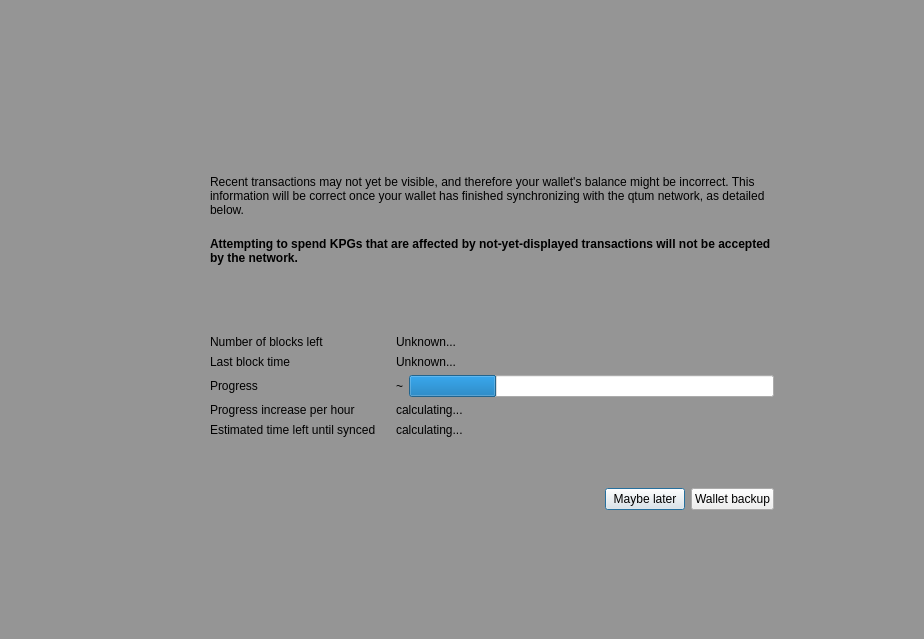
<?xml version="1.0" encoding="UTF-8"?>
<ui version="4.0">
 <class>ModalOverlay</class>
 <widget class="ModalOverlay" name="ModalOverlay">
  <property name="geometry">
   <rect>
    <x>0</x>
    <y>0</y>
    <width>924</width>
    <height>639</height>
   </rect>
  </property>
  <property name="windowTitle">
   <string>Form</string>
  </property>
  <layout class="QVBoxLayout" name="verticalLayout" stretch="0">
   <property name="sizeConstraint">
    <enum>QLayout::SetDefaultConstraint</enum>
   </property>
   <property name="leftMargin">
    <number>0</number>
   </property>
   <property name="topMargin">
    <number>0</number>
   </property>
   <property name="rightMargin">
    <number>0</number>
   </property>
   <property name="bottomMargin">
    <number>0</number>
   </property>
   <item>
    <widget class="QWidget" name="bgWidget" native="true">
     <property name="styleSheet">
      <string notr="true">#bgWidget { background: rgba(0,0,0,96); }</string>
     </property>
     <layout class="QVBoxLayout" name="verticalLayoutMain" stretch="0">
      <property name="leftMargin">
       <number>120</number>
      </property>
      <property name="topMargin">
       <number>120</number>
      </property>
      <property name="rightMargin">
       <number>120</number>
      </property>
      <property name="bottomMargin">
       <number>120</number>
      </property>
      <item>
       <widget class="QWidget" name="contentWidget" native="true">
        <layout class="QVBoxLayout" name="verticalLayout_3" stretch="1,0">
         <property name="spacing">
          <number>0</number>
         </property>
         <property name="leftMargin">
          <number>0</number>
         </property>
         <property name="topMargin">
          <number>0</number>
         </property>
         <property name="rightMargin">
          <number>0</number>
         </property>
         <property name="bottomMargin">
          <number>0</number>
         </property>
         <item>
          <widget class="QStackedWidget" name="stackedWidget">
           <property name="currentIndex">
            <number>0</number>
           </property>
           <widget class="QWidget" name="page">
            <layout class="QVBoxLayout" name="verticalLayout_2">
             <property name="spacing">
              <number>0</number>
             </property>
             <property name="leftMargin">
              <number>30</number>
             </property>
             <property name="topMargin">
              <number>10</number>
             </property>
             <property name="rightMargin">
              <number>30</number>
             </property>
             <property name="bottomMargin">
              <number>10</number>
             </property>
             <item>
              <spacer name="verticalSpacer_3">
               <property name="orientation">
                <enum>Qt::Vertical</enum>
               </property>
               <property name="sizeType">
                <enum>QSizePolicy::Expanding</enum>
               </property>
               <property name="sizeHint" stdset="0">
                <size>
                 <width>20</width>
                 <height>40</height>
                </size>
               </property>
              </spacer>
             </item>
             <item>
              <layout class="QHBoxLayout" name="horizontalLayoutIconText" stretch="0,1">
               <property name="spacing">
                <number>20</number>
               </property>
               <property name="topMargin">
                <number>20</number>
               </property>
               <item>
                <layout class="QVBoxLayout" name="verticalLayoutIcon">
                 <item>
                  <widget class="QPushButton" name="warningIcon">
                   <property name="enabled">
                    <bool>false</bool>
                   </property>
                   <property name="text">
                    <string/>
                   </property>
                   <property name="iconSize">
                    <size>
                     <width>48</width>
                     <height>48</height>
                    </size>
                   </property>
                   <property name="flat">
                    <bool>true</bool>
                   </property>
                  </widget>
                 </item>
                 <item>
                  <spacer name="verticalSpacerWarningIcon">
                   <property name="orientation">
                    <enum>Qt::Vertical</enum>
                   </property>
                   <property name="sizeHint" stdset="0">
                    <size>
                     <width>20</width>
                     <height>40</height>
                    </size>
                   </property>
                  </spacer>
                 </item>
                </layout>
               </item>
               <item>
                <layout class="QVBoxLayout" name="verticalLayoutInfoText">
                 <property name="leftMargin">
                  <number>0</number>
                 </property>
                 <property name="topMargin">
                  <number>0</number>
                 </property>
                 <item>
                  <widget class="QLabel" name="infoText">
                   <property name="text">
                    <string>Recent transactions may not yet be visible, and therefore your wallet's balance might be incorrect. This information will be correct once your wallet has finished synchronizing with the qtum network, as detailed below.</string>
                   </property>
                   <property name="textFormat">
                    <enum>Qt::RichText</enum>
                   </property>
                   <property name="wordWrap">
                    <bool>true</bool>
                   </property>
                  </widget>
                 </item>
                 <item>
                  <widget class="QLabel" name="infoTextStrong">
                   <property name="font">
                    <font>
                     <weight>75</weight>
                     <bold>true</bold>
                    </font>
                   </property>
                   <property name="text">
                    <string>Attempting to spend KPGs that are affected by not-yet-displayed transactions will not be accepted by the network.</string>
                   </property>
                   <property name="textFormat">
                    <enum>Qt::RichText</enum>
                   </property>
                   <property name="wordWrap">
                    <bool>true</bool>
                   </property>
                  </widget>
                 </item>
                 <item>
                  <spacer name="verticalSpacerInTextSpace">
                   <property name="orientation">
                    <enum>Qt::Vertical</enum>
                   </property>
                   <property name="sizeHint" stdset="0">
                    <size>
                     <width>20</width>
                     <height>40</height>
                    </size>
                   </property>
                  </spacer>
                 </item>
                 <item>
                  <layout class="QFormLayout" name="formLayout">
                   <property name="fieldGrowthPolicy">
                    <enum>QFormLayout::ExpandingFieldsGrow</enum>
                   </property>
                   <property name="horizontalSpacing">
                    <number>20</number>
                   </property>
                   <property name="verticalSpacing">
                    <number>6</number>
                   </property>
                   <property name="topMargin">
                    <number>10</number>
                   </property>
                   <item row="0" column="0">
                    <widget class="QLabel" name="labelNumberOfBlocksLeft">
                     <property name="font">
                      <font>
                       <weight>50</weight>
                       <bold>false</bold>
                      </font>
                     </property>
                     <property name="text">
                      <string>Number of blocks left</string>
                     </property>
                    </widget>
                   </item>
                   <item row="0" column="1">
                    <widget class="QLabel" name="numberOfBlocksLeft">
                     <property name="sizePolicy">
                      <sizepolicy hsizetype="Expanding" vsizetype="Preferred">
                       <horstretch>0</horstretch>
                       <verstretch>0</verstretch>
                      </sizepolicy>
                     </property>
                     <property name="text">
                      <string>Unknown...</string>
                     </property>
                    </widget>
                   </item>
                   <item row="1" column="0">
                    <widget class="QLabel" name="labelLastBlockTime">
                     <property name="font">
                      <font>
                       <weight>50</weight>
                       <bold>false</bold>
                      </font>
                     </property>
                     <property name="text">
                      <string>Last block time</string>
                     </property>
                    </widget>
                   </item>
                   <item row="1" column="1">
                    <widget class="QLabel" name="newestBlockDate">
                     <property name="sizePolicy">
                      <sizepolicy hsizetype="Expanding" vsizetype="Preferred">
                       <horstretch>0</horstretch>
                       <verstretch>0</verstretch>
                      </sizepolicy>
                     </property>
                     <property name="text">
                      <string>Unknown...</string>
                     </property>
                    </widget>
                   </item>
                   <item row="2" column="0">
                    <widget class="QLabel" name="labelSyncDone">
                     <property name="font">
                      <font>
                       <weight>50</weight>
                       <bold>false</bold>
                      </font>
                     </property>
                     <property name="text">
                      <string>Progress</string>
                     </property>
                    </widget>
                   </item>
                   <item row="2" column="1">
                    <layout class="QHBoxLayout" name="horizontalLayoutSync" stretch="0,1">
                     <property name="spacing">
                      <number>6</number>
                     </property>
                     <item>
                      <widget class="QLabel" name="percentageProgress">
                       <property name="text">
                        <string notr="true">~</string>
                       </property>
                      </widget>
                     </item>
                     <item>
                      <widget class="QProgressBar" name="progressBar">
                       <property name="value">
                        <number>24</number>
                       </property>
                       <property name="format">
                        <string/>
                       </property>
                      </widget>
                     </item>
                    </layout>
                   </item>
                   <item row="4" column="0">
                    <widget class="QLabel" name="labelProgressIncrease">
                     <property name="font">
                      <font>
                       <weight>50</weight>
                       <bold>false</bold>
                      </font>
                     </property>
                     <property name="text">
                      <string>Progress increase per hour</string>
                     </property>
                    </widget>
                   </item>
                   <item row="4" column="1">
                    <widget class="QLabel" name="progressIncreasePerH">
                     <property name="sizePolicy">
                      <sizepolicy hsizetype="Expanding" vsizetype="Preferred">
                       <horstretch>0</horstretch>
                       <verstretch>0</verstretch>
                      </sizepolicy>
                     </property>
                     <property name="text">
                      <string>calculating...</string>
                     </property>
                    </widget>
                   </item>
                   <item row="5" column="0">
                    <widget class="QLabel" name="labelEstimatedTimeLeft">
                     <property name="font">
                      <font>
                       <weight>50</weight>
                       <bold>false</bold>
                      </font>
                     </property>
                     <property name="text">
                      <string>Estimated time left until synced</string>
                     </property>
                    </widget>
                   </item>
                   <item row="5" column="1">
                    <widget class="QLabel" name="expectedTimeLeft">
                     <property name="sizePolicy">
                      <sizepolicy hsizetype="Expanding" vsizetype="Preferred">
                       <horstretch>0</horstretch>
                       <verstretch>0</verstretch>
                      </sizepolicy>
                     </property>
                     <property name="text">
                      <string>calculating...</string>
                     </property>
                    </widget>
                   </item>
                  </layout>
                 </item>
                </layout>
               </item>
              </layout>
             </item>
             <item>
              <spacer name="verticalSpacer_4">
               <property name="orientation">
                <enum>Qt::Vertical</enum>
               </property>
               <property name="sizeHint" stdset="0">
                <size>
                 <width>20</width>
                 <height>40</height>
                </size>
               </property>
              </spacer>
             </item>
            </layout>
           </widget>
           <widget class="QWidget" name="page_2">
            <layout class="QVBoxLayout" name="verticalLayout_4">
             <property name="spacing">
              <number>15</number>
             </property>
             <property name="leftMargin">
              <number>30</number>
             </property>
             <property name="topMargin">
              <number>0</number>
             </property>
             <property name="rightMargin">
              <number>30</number>
             </property>
             <property name="bottomMargin">
              <number>0</number>
             </property>
             <item>
              <spacer name="verticalSpacer_2">
               <property name="orientation">
                <enum>Qt::Vertical</enum>
               </property>
               <property name="sizeHint" stdset="0">
                <size>
                 <width>20</width>
                 <height>40</height>
                </size>
               </property>
              </spacer>
             </item>
             <item>
              <layout class="QGridLayout" name="gridLayout">
               <item row="0" column="1">
                <widget class="QLabel" name="labelNote">
                 <property name="layoutDirection">
                  <enum>Qt::LeftToRight</enum>
                 </property>
                 <property name="text">
                  <string>Wallet backup prompt</string>
                 </property>
                 <property name="alignment">
                  <set>Qt::AlignLeading|Qt::AlignLeft|Qt::AlignVCenter</set>
                 </property>
                </widget>
               </item>
               <item row="1" column="1">
                <widget class="QLabel" name="labelMessage">
                 <property name="text">
                  <string>Please backup your wallet as soon
Please make sure to keep an updated antivirus and operating system. We can not recover Your funds if you visit phishing site or lose your backup. Please make sure to keep backups of your private keys or files. We do not store your private keys on this wallet. And you as a user, are entirely responsible for your funds and your own security.</string>
                 </property>
                 <property name="alignment">
                  <set>Qt::AlignLeading|Qt::AlignLeft|Qt::AlignVCenter</set>
                 </property>
                 <property name="wordWrap">
                  <bool>true</bool>
                 </property>
                </widget>
               </item>
               <item row="0" column="0">
                <widget class="QPushButton" name="warningIconBackup">
                 <property name="enabled">
                  <bool>false</bool>
                 </property>
                 <property name="sizePolicy">
                  <sizepolicy hsizetype="Fixed" vsizetype="Fixed">
                   <horstretch>0</horstretch>
                   <verstretch>0</verstretch>
                  </sizepolicy>
                 </property>
                 <property name="minimumSize">
                  <size>
                   <width>30</width>
                   <height>30</height>
                  </size>
                 </property>
                 <property name="maximumSize">
                  <size>
                   <width>30</width>
                   <height>30</height>
                  </size>
                 </property>
                 <property name="text">
                  <string/>
                 </property>
                 <property name="iconSize">
                  <size>
                   <width>30</width>
                   <height>30</height>
                  </size>
                 </property>
                 <property name="flat">
                  <bool>true</bool>
                 </property>
                </widget>
               </item>
               <item row="1" column="0">
                <spacer name="horizontalSpacer_2">
                 <property name="orientation">
                  <enum>Qt::Horizontal</enum>
                 </property>
                 <property name="sizeType">
                  <enum>QSizePolicy::Fixed</enum>
                 </property>
                 <property name="sizeHint" stdset="0">
                  <size>
                   <width>30</width>
                   <height>20</height>
                  </size>
                 </property>
                </spacer>
               </item>
              </layout>
             </item>
             <item>
              <spacer name="verticalSpacer">
               <property name="orientation">
                <enum>Qt::Vertical</enum>
               </property>
               <property name="sizeType">
                <enum>QSizePolicy::Expanding</enum>
               </property>
               <property name="sizeHint" stdset="0">
                <size>
                 <width>20</width>
                 <height>40</height>
                </size>
               </property>
              </spacer>
             </item>
            </layout>
           </widget>
          </widget>
         </item>
         <item>
          <widget class="QWidget" name="buttonsContainerWhite" native="true">
           <layout class="QHBoxLayout" name="horizontalLayout">
            <property name="leftMargin">
             <number>30</number>
            </property>
            <property name="topMargin">
             <number>15</number>
            </property>
            <property name="rightMargin">
             <number>30</number>
            </property>
            <item>
             <spacer name="horizontalSpacer">
              <property name="orientation">
               <enum>Qt::Horizontal</enum>
              </property>
              <property name="sizeHint" stdset="0">
               <size>
                <width>40</width>
                <height>20</height>
               </size>
              </property>
             </spacer>
            </item>
            <item>
             <widget class="QPushButton" name="closeButton">
              <property name="focusPolicy">
               <enum>Qt::StrongFocus</enum>
              </property>
              <property name="text">
               <string>Maybe later</string>
              </property>
              <property name="default">
               <bool>true</bool>
              </property>
             </widget>
            </item>
            <item>
             <widget class="QPushButton" name="walletBackupButton">
              <property name="text">
               <string>Wallet backup</string>
              </property>
             </widget>
            </item>
           </layout>
          </widget>
         </item>
        </layout>
       </widget>
      </item>
     </layout>
    </widget>
   </item>
  </layout>
 </widget>
 <customwidgets>
  <customwidget>
   <class>ModalOverlay</class>
   <extends>QWidget</extends>
   <header>qt/modaloverlay.h</header>
   <container>1</container>
  </customwidget>
 </customwidgets>
 <resources/>
 <connections/>
</ui>
